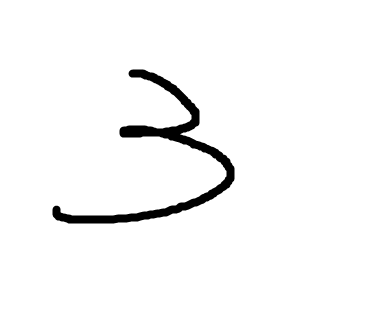
#> input picture HW2/images/test/1.png, 372 x 324 px; its folder holds only this picture in this run
$ python images.py
#> lines starting #> are read from the running program, lines starting #| are printed output that depends on the picture
import numpy as np
from PIL import Image
from PIL import Image, ImageDraw
import os


# tried to convert the images to grayscale, but it didn't work, the converted images are blurry
def convert_to_grayscale(input_folder, output_folder):
    # List all files in the input folder
#> called with input_folder = 'images/test/', output_folder = 'images/test_grayscale/'
    file_list = os.listdir(input_folder)

    for filename in file_list:
        if filename.endswith(".png"):
            # Construct the file paths
            input_path = os.path.join(input_folder, filename)
            output_path = os.path.join(output_folder, filename)

            # Open the image file
            original_image = Image.open(input_path)
#> original_image is the input picture: PIL image 372x324 RGBA; mean R, G, B, A 247, 247, 247, 255

            # Convert the image to grayscale
            grayscale_image = original_image.convert('L')

            # Resize the image to 20x20 pixels
            resized_image = grayscale_image.resize((20, 20))
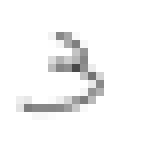
#> resized_image: PIL image 20x20 L (shown 8 times larger); min 73, max 255, mean 246.5

            # Save the resized grayscale image
            resized_image.save(output_path)


def generate_images_with_variations(output_folder):
    # Create the output folder if it doesn't exist
    os.makedirs(output_folder, exist_ok=True)

    for digit in range(10):
        for variation in range(10):
            # Create a 20x20 grayscale image
            image = Image.new('L', (20, 20), color=255)
            draw = ImageDraw.Draw(image)

            # Add variation to the position and style of the digit
            x_offset = np.random.randint(-2, 3)
            y_offset = np.random.randint(-2, 3)
            font_size = np.random.randint(10, 15)

            # Vary the appearance of the numbers using different styles, rotations, etc.
            draw.text((3 + x_offset, 3 + y_offset), str(digit), fill=0, font=None, fontsize=font_size)

            # Save the image with a filename that includes the digit and variation
            filename = os.path.join(output_folder, f"digit_{digit}_variation_{variation}.png")
            image.save(filename)


input_folder = "images/test/"
output_folder = "images/test_grayscale/"
convert_to_grayscale(input_folder, output_folder)
# output_folder = "images/generated_grayscale/"
# generate_images_with_variations(output_folder)

$ run again, on HW2/images/test/4.png
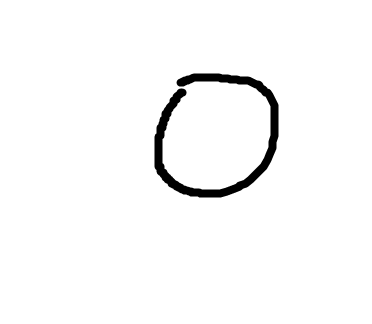
#> input picture HW2/images/test/4.png, 372 x 324 px
#> in convert_to_grayscale, original_image is the input picture: PIL image 372x324 RGBA; mean R, G, B, A 248.3, 248.3, 248.3, 255
#> in convert_to_grayscale, `resized_image = grayscale_image.resize((20, 20))`:
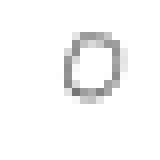
#> resized_image: PIL image 20x20 L (shown 8 times larger); min 118, max 255, mean 247.8

$ run again, on HW2/images/test/5.png
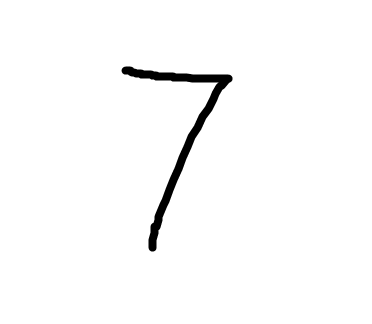
#> input picture HW2/images/test/5.png, 372 x 324 px
#> in convert_to_grayscale, original_image is the input picture: PIL image 372x324 RGBA; mean R, G, B, A 249.9, 249.9, 249.9, 255
#> in convert_to_grayscale, `resized_image = grayscale_image.resize((20, 20))`:
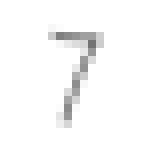
#> resized_image: PIL image 20x20 L (shown 8 times larger); min 114, max 255, mean 249.6

$ run again, on HW2/images/test/6.png
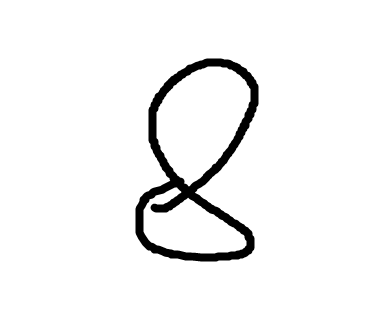
#> input picture HW2/images/test/6.png, 372 x 324 px
#> in convert_to_grayscale, original_image is the input picture: PIL image 372x324 RGBA; mean R, G, B, A 243.2, 243.2, 243.2, 255
#> in convert_to_grayscale, `resized_image = grayscale_image.resize((20, 20))`:
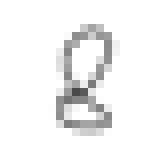
#> resized_image: PIL image 20x20 L (shown 8 times larger); min 73, max 255, mean 242.5

$ run again, on HW2/images/test/10.png
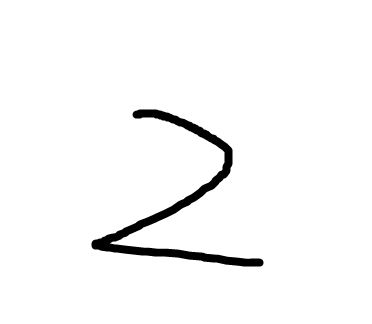
#> input picture HW2/images/test/10.png, 372 x 324 px
#> in convert_to_grayscale, original_image is the input picture: PIL image 372x324 RGBA; mean R, G, B, A 247.4, 247.4, 247.4, 255
#> in convert_to_grayscale, `resized_image = grayscale_image.resize((20, 20))`:
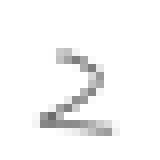
#> resized_image: PIL image 20x20 L (shown 8 times larger); min 108, max 255, mean 246.7
